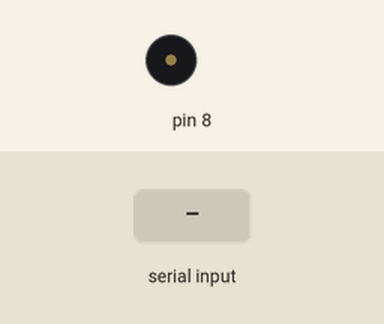
This sketch was run on a simulated Arduino Uno, built with avr-gcc and run on an emulated ATmega328P. Shown: buzzer (waves = sounding). Inputs (shaded band) come from the test bench.

Above: at 1.2 s.
1.3 s: "1" received over Serial
Timing chart, 0 to 4.3 s (numbered marks = the images above; inputs shaded):
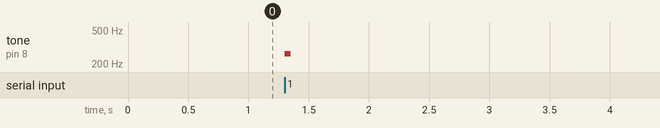

Measured:
- after the input at 1.3 s, tone on pin 8: silent → 262 Hz at once, → silent 0.05 s later

The sketch:

processing_speaker.ino
```cpp
int notes[]={262,294,330,349,392,440,494,523};
char note_chars[]={'1','2','3','4','5','6','7','8'};

void setup() {
  Serial.begin(9600);
}

void loop() {
  if(Serial.available()){
    char note=Serial.read();
    for(int i=0; i<8; i++){
      if(note==note_chars[i]){
        beep(i);
        break;
      }
    }
  }
}

void beep(int noteIndex){
  tone(8, notes[noteIndex], 50);
}
```
